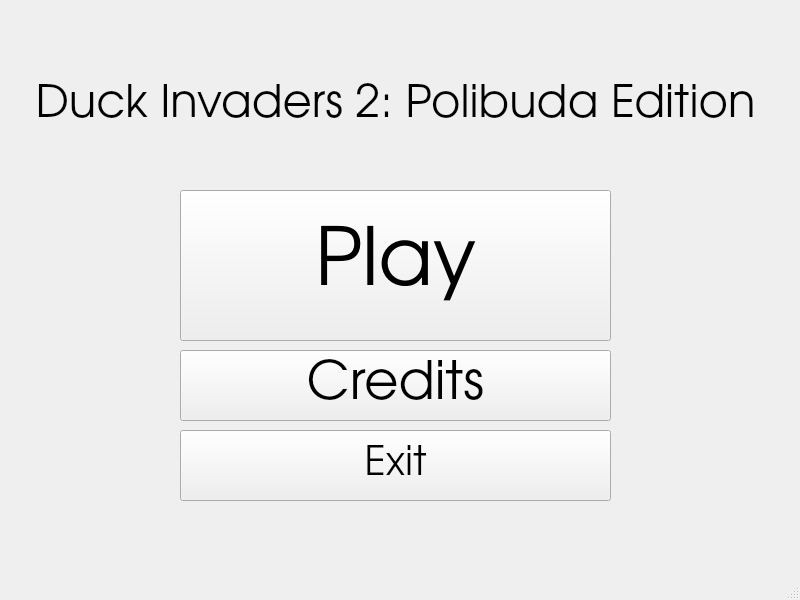
<?xml version="1.0" encoding="UTF-8"?>
<ui version="4.0">
 <class>MainWindow</class>
 <widget class="QMainWindow" name="MainWindow">
  <property name="geometry">
   <rect>
    <x>0</x>
    <y>0</y>
    <width>800</width>
    <height>600</height>
   </rect>
  </property>
  <property name="windowTitle">
   <string>MainWindow</string>
  </property>
  <widget class="QWidget" name="centralwidget">
   <widget class="QPushButton" name="play">
    <property name="geometry">
     <rect>
      <x>180</x>
      <y>190</y>
      <width>431</width>
      <height>151</height>
     </rect>
    </property>
    <property name="font">
     <font>
      <family>URW Gothic</family>
      <pointsize>60</pointsize>
     </font>
    </property>
    <property name="text">
     <string>Play</string>
    </property>
   </widget>
   <widget class="QPushButton" name="credits">
    <property name="geometry">
     <rect>
      <x>180</x>
      <y>350</y>
      <width>431</width>
      <height>71</height>
     </rect>
    </property>
    <property name="font">
     <font>
      <family>URW Gothic</family>
      <pointsize>40</pointsize>
     </font>
    </property>
    <property name="text">
     <string>Credits</string>
    </property>
   </widget>
   <widget class="QPushButton" name="exit">
    <property name="geometry">
     <rect>
      <x>180</x>
      <y>430</y>
      <width>431</width>
      <height>71</height>
     </rect>
    </property>
    <property name="font">
     <font>
      <family>URW Gothic</family>
      <pointsize>30</pointsize>
     </font>
    </property>
    <property name="text">
     <string>Exit</string>
    </property>
   </widget>
   <widget class="QLabel" name="label">
    <property name="geometry">
     <rect>
      <x>20</x>
      <y>30</y>
      <width>751</width>
      <height>151</height>
     </rect>
    </property>
    <property name="font">
     <font>
      <family>URW Gothic</family>
      <pointsize>34</pointsize>
     </font>
    </property>
    <property name="text">
     <string>Duck Invaders 2: Polibuda Edition</string>
    </property>
    <property name="alignment">
     <set>Qt::AlignCenter</set>
    </property>
   </widget>
  </widget>
  <widget class="QMenuBar" name="menubar">
   <property name="geometry">
    <rect>
     <x>0</x>
     <y>0</y>
     <width>800</width>
     <height>22</height>
    </rect>
   </property>
  </widget>
  <widget class="QStatusBar" name="statusbar"/>
 </widget>
 <resources/>
 <connections/>
</ui>
